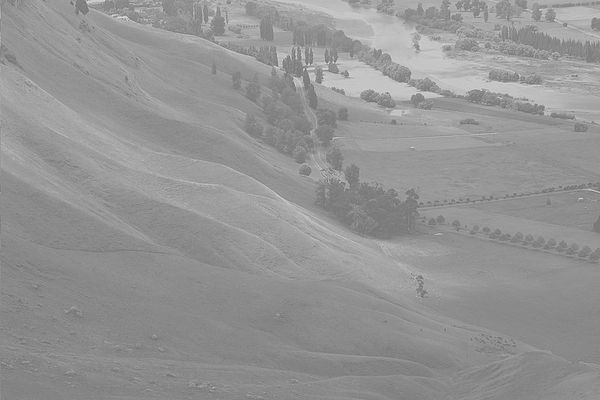
#> input picture acdemic_cv/hist-hw2/600px-Unequalized_Hawkes_Bay_NZ.jpg, 600 x 400 px
$ python demo.py
#> lines starting #> are read from the running program, lines starting #| are printed output that depends on the picture
import cv2
import numpy as np
from matplotlib import pyplot as plt

img = cv2.imread('600px-Unequalized_Hawkes_Bay_NZ.jpg',0)
#> img is the input picture: shape (400, 600); min 105, max 228, mean 148


#def showCDFNormalized(img):
hist,bins = np.histogram(img.flatten(),256,[0,256])
#> hist = 256 values, max 9682 at index 137, min 0 at index 0, mean 937.5; bins = 257 values from 0 to 256

cdf = hist.cumsum()
#> cdf = 256 values from 0 to 240000
cdf_normalized = cdf * hist.max()/ cdf.max()
#> cdf_normalized = 256 values from 0 to 9682

plt.plot(cdf_normalized, color = 'b')

def showHistogram(img):
    plt.hist(img.flatten(),256,[0,256], color = 'r')
    plt.xlim([0,256])
    plt.legend(('cdf','histogram'), loc = 'upper left')
    plt.show()
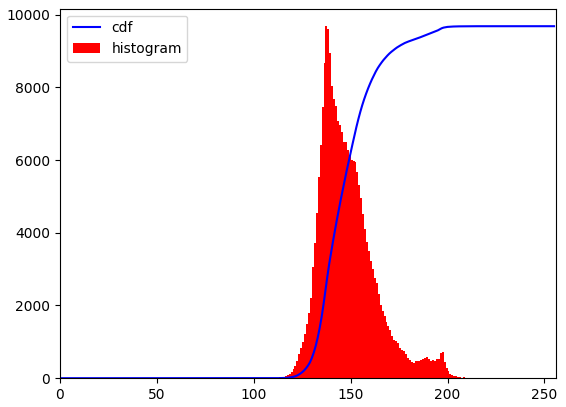
#> figure drawn by matplotlib, 1 panel; tallest bar 9682 high, from x = 137 to 138; curve peaks at x = 228, y = 9682
#showCDFNormalized(img)
showHistogram(img)


cdf_m = np.ma.masked_equal(cdf,0)
cdf_m = (cdf_m - cdf_m.min())*255/(cdf_m.max()-cdf_m.min())
cdf = np.ma.filled(cdf_m,0).astype('uint8')
#> cdf = 256 values from 0 to 255
img2 = cdf[img]
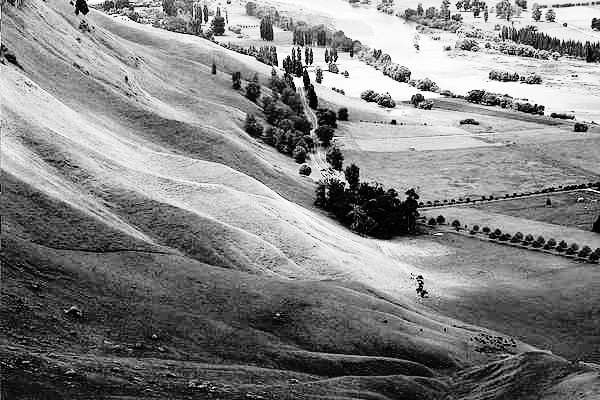
#> img2: shape (400, 600); min 0, max 255, mean 129.9
##ugly code simply using img's
hist,bins = np.histogram(img.flatten(),256,[0,256])
#
cdf = hist.cumsum()
#> cdf = 256 values from 0 to 240000
cdf_normalized = cdf * hist.max()/ cdf.max()
#
plt.plot(cdf_normalized, color = 'b')
# [4 lines of commented-out code are left out]
showHistogram(img2)
#> in showHistogram (call 2), `plt.show()`:
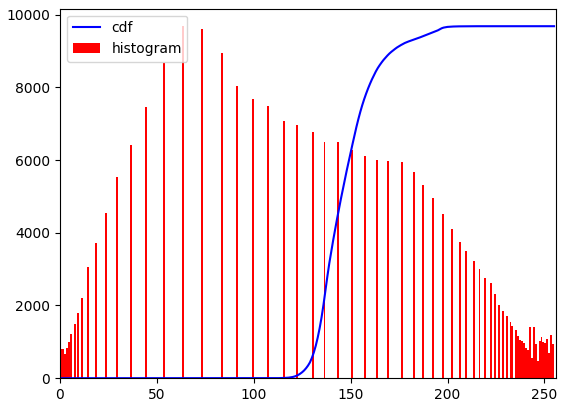
#> figure drawn by matplotlib, 1 panel; tallest bar 9682 high, from x = 63 to 64; curve peaks at x = 228, y = 9682
